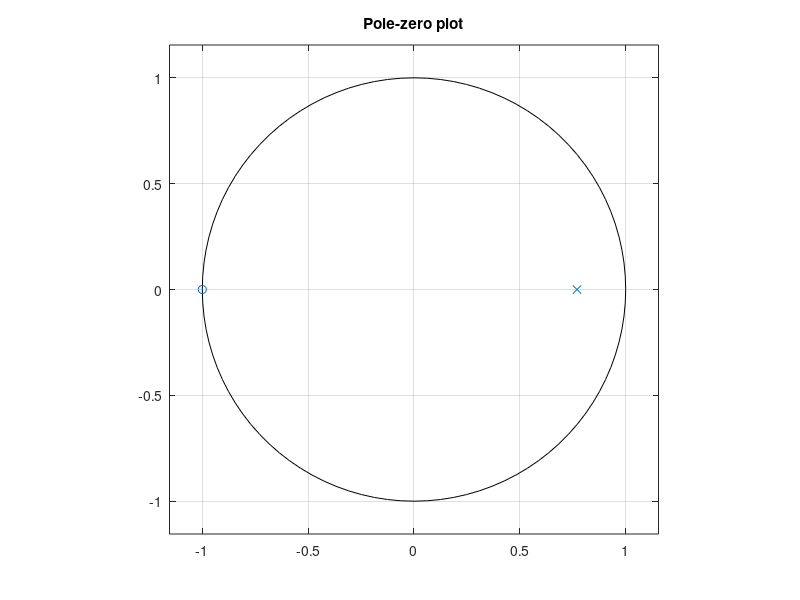
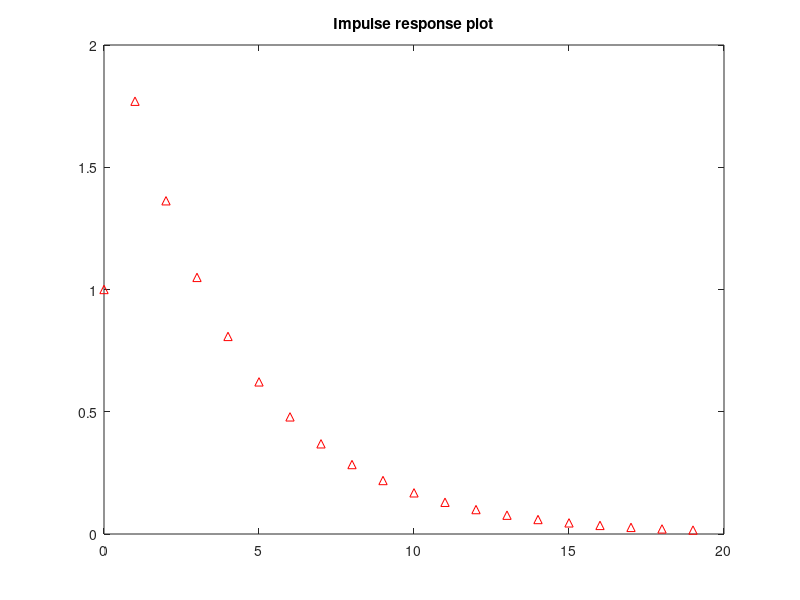
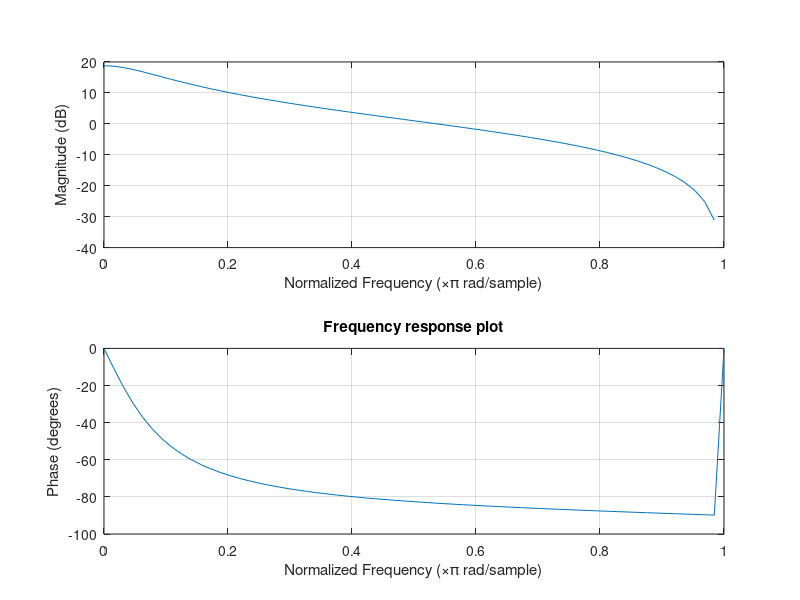

These charts were generated, in order, by the following MATLAB code:
%Three domains: Relation between location of poles and zeroes in z plane, impulse response 
%and frequency response.
%y(n) = 0.77y(n-1)+x(n)+x(n-1)
%solution for 6(i)
clear; clc; clf;
num=[1 1]; den=[1 -0.77];
[z,p,k]=tf2zp(num,den);
% pole-zero plot
figure(1);
zplane(z,p);
title('Pole-zero plot');
% impulse response plot
figure(2);
impz(num,den,20);
title('Impulse response plot');
% Frequency response plot
figure(3);
freqz(num,den,64);
title('Frequency response plot');